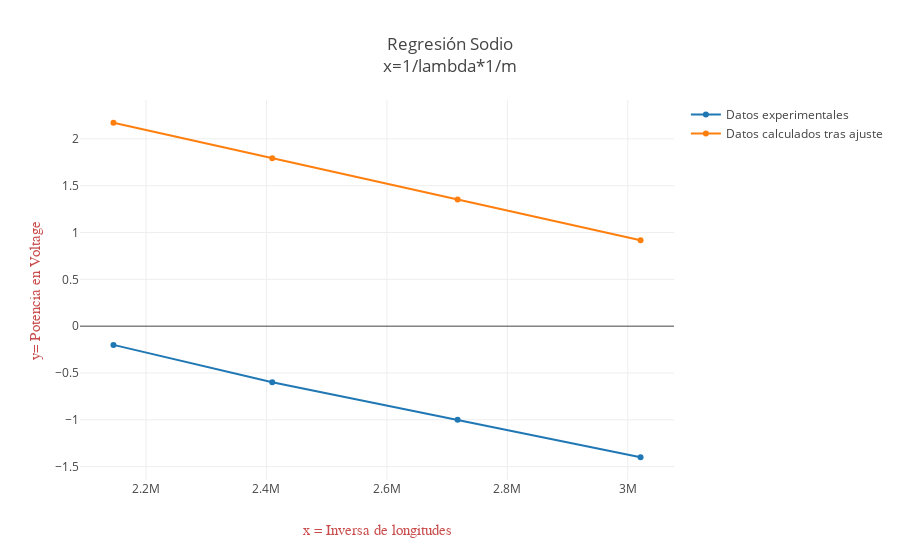

Notebook code cell kept with this figure:
### Code cell
datos = [
  { x: inversa_de_longitudes_de_onda_sodio, y: voltajes_medidos_sodio, name: 'Datos experimentales' }, 
  { x: inversa_de_longitudes_de_onda_sodio, y: voltajes_de_frenado_calculados_sodio, name: 'Datos calculados tras ajuste' },
];

var layout = {
  title: 'Regresión Sodio<br>x=1/lambda*1/m ',
  xaxis: { title: 'x = Inversa de longitudes',
    titlefont: { family: 'Arial, monospace', size: 15, color: '#c94c4c' , type: 'scatter', autorange: true, uirevision:'true' }
  },
  yaxis: {
    title: 'y= Potencia en Voltage', titlefont: {
      family: 'Arial, monospace ', size: 15, color: '#c94c4c' , type: 'scatter', autorange: true, uirevision:'true' }
  }
};
Plotly(datos, layout);

### Figure 1 — Plotly figure (JSON) as saved in the notebook; plotly's stock layout.template omitted (floating-point values rounded to 4 significant figures)
{"data": [{"x": [3021000.0, 2717000.0, 2410000.0, 2146000.0], "y": [-1.4, -1, -0.6, -0.2], "name": "Datos experimentales"}, {"x": [3021000.0, 2717000.0, 2410000.0, 2146000.0], "y": [0.9182, 1.353, 1.794, 2.172], "name": "Datos calculados tras ajuste"}], "layout": {"title": "Regresión Sodio<br>x=1/lambda*1/m ", "xaxis": {"title": "x = Inversa de longitudes", "titlefont": {"family": "Arial, monospace", "size": 15, "color": "#c94c4c", "type": "scatter", "autorange": true, "uirevision": "true"}}, "yaxis": {"title": "y= Potencia en Voltage", "titlefont": {"family": "Arial, monospace ", "size": 15, "color": "#c94c4c", "type": "scatter", "autorange": true, "uirevision": "true"}}}}
